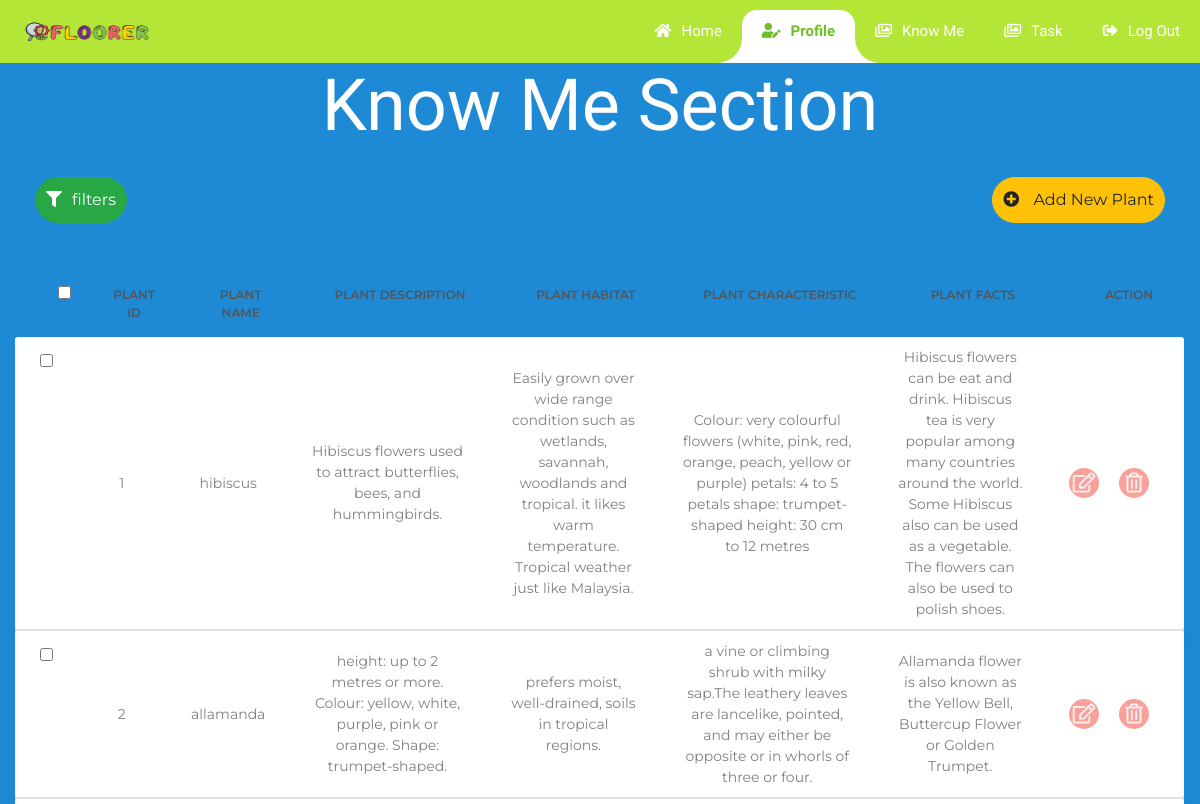
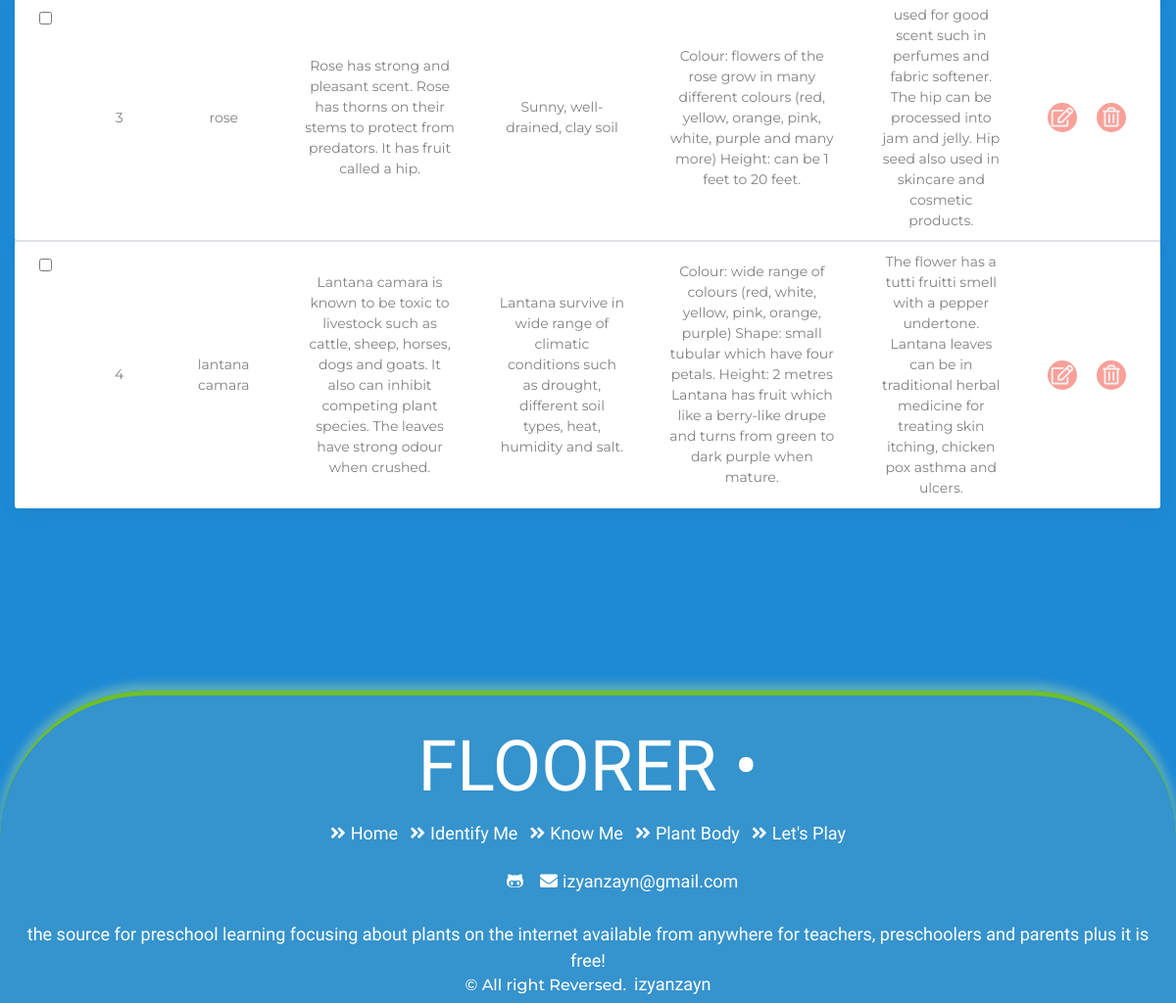
The page /know_me_teacher (signed in) on the database its author committed (2 pictures, top to bottom).
### tables this page shows
CREATE TABLE "know_me" (
	"plant_id"	INTEGER NOT NULL PRIMARY KEY AUTOINCREMENT UNIQUE,
	"plant_name"	STRING,
	"plant_description"	STRING,
	"plant_habitat"	STRING,
	"plant_character"	STRING,
	"plant_fact"	STRING
);

### controller.py (the view)
@app.route('/know_me_teacher')
@login_required
def knowme_teacher():
    items=knowme_teach()
    return render_template ('know_me_teacher.html', items=items)

### model.py (called while the page is built)
def knowme_teach():
    with sql.connect(connect_db) as db:
        qry = 'select know_me.plant_id, know_me.plant_name, know_me.plant_description, know_me.plant_habitat, know_me.plant_character, know_me.plant_fact from know_me'
        result = db.execute(qry)
        return (result)
        def result():
            items = knowme_teach()
            for item in items:
                print (item)

def login_required(f):
    @wraps(f)
    def wrap(*args, **kwargs):
        if 'logged_in' in session:
            return f(*args, **kwargs)
        else :
            flash("You need to login first", "danger")
        return redirect(url_for('/teacher'))
    return wrap

### templates/know_me_teacher.html (shortened to what this page needs)
{% extends "base2.html" %} {% block content %}
<!DOCTYPE html>
<html lang="en">
  <head>
    <link rel="stylesheet" href="./../static/css/know_me_teacher.css" />
  </head>
  <div class="main-content">
    <div class="row">
      <div class="col-md-12">
        <h1 class="text-color display-3 text-center">
          Know Me Section
          <br />
        </h1>
        <div class="table-data-properties pull-right">
          <button class="btn btn-success">
            <i class="fas fa-filter"></i>filters
          </button>
          <button
            type="button"
            class="btn btn-warning pull-right"
            data-toggle="modal"
            data-target="#mymodal"
          >
            <i class="fas fa-plus-circle"></i> Add New Plant
          </button>
        </div>
      </div>
    </div>
                <div class="table-responsive table-responsive-data2">
                  <table class="table table-data2">
                    <thead>
                      <tr>
                        <th>
                          <label class="au-checkbox">
                            <input type="checkbox" />
                          </label>
                        </th>
                        <th>Plant id</th>
                        <th>Plant Name</th>
                        <th>Plant Description</th>
                        <th>Plant Habitat</th>
                        <th>Plant Characteristic</th>
                        <th>Plant Facts</th>
                        <th>Action</th>
                      </tr>
                    </thead>
                    {% for item in items %}
                    <tbody>
                      <tr class="tr-shadow">
                        <td>
                          <label class="au-checkbox">
                            <input type="checkbox" />
                          </label>
                        </td>
                        <td>{{item[0]}}</td>
                        <td>{{item[1]}}</td>
                        <td>{{item[2]}}</td>
                        <td>{{item[3]}}</td>
                        <td>{{item[4]}}</td>
                        <td>{{item[5]}}</td>
                        <td>
                          <div class="table-data-feature">
                            <a
                              href="/updated/{{item[0]}}"
                              class="item"
                              data-toggle="modal"
                              data-target="#modaledit{{item[0]}}"
                            >
                              <i class="far fa-edit"></i>
                            </a>
                            <a
                              href="/deleted/{{item[0]}}"
                              class="item"
                              onclick="return confirm('Are Sure To Delete?')"
                            >
                              <i class="far fa-trash-alt"></i>
                            </a>
                          </div>
                        </td>
                      </tr>
                      {% endfor %}
                    </tbody>
                  </table>
                </div>
  </div>
  {% endblock %}

### static/css/style1.css (style rules this page uses)
* { margin: 0; padding: 0; }
html { scroll-behavior: smooth; height: 100%; }
body { height: 100%; background-color:#1e8ad6; font-family: 'Montserrat', sans-serif; }
h1 { font-family: "Bungee Inline", cursive; font-size: 4.5rem ; color: #ffd003; }
p,a { font-size: 18px; font-weight: 500; color: white; font-family: "Comfortaa", monospace; margin: auto; text-decoration: none; }
i { margin-right: 10px; }

### static/css/know_me_teacher.css (style rules this page uses)
body { margin: 0; text-align: center; }
h1 { color: white; }
.table-data-properties { display: -webkit-box; display: -webkit-flex; display: -moz-box; display: -ms-flexbox; display: flex; -webkit-box-pack: justify; -webkit-justify-content: space-between; -moz-box-pack: justify; -ms-flex-pack: justify; justify-content: space-between; margin-bottom: 28px; }
.table-responsive { padding-right: 1px; border-radius: 50px; }
@media (min-width: 1200px) { .table-responsive { overflow: visible; } }
@media (min-width: 500px) { .table-responsive { overflow: visible; } }
.table-data2 { border-collapse: collapse; overflow: visible; }
.table-data2.table thead th { font-size: 12px; color: #555; text-transform: uppercase; border: none; font-weight: 600; vertical-align: top; padding: 15px 40px; padding-right: 10px; }
.table-data2.table thead th:first-child { padding-right: 0; }
.table-data2.table tbody { background: #fff; border-radius: 50px; }
.table-data2.table tbody tr td:first-child { -webkit-border-top-left-radius: 3px; -moz-border-radius-topleft: 3px; border-top-left-radius: 3px; -webkit-border-bottom-left-radius: 3px; -moz-border-radius-bottomleft: 3px; border-bottom-left-radius: 3px; vertical-align: top; }
.table-data2.table tbody tr td:first-child .au-checkbox { margin-top: 5px; }
.table-data2.table tbody tr td:last-child { -webkit-border-top-right-radius: 3px; -moz-border-radius-topright: 3px; border-top-right-radius: 3px; -webkit-border-bottom-right-radius: 3px; -moz-border-radius-bottomright: 3px; border-bottom-right-radius: 3px; padding-right: 35px; }
.table-data2.table tbody td { font-family:"Montserrat",monospace; font-size: 14px; color: #808080; vertical-align: middle; padding: 10px 25px; padding-right: 20px; border: none; }
.tr-shadow { -webkit-box-shadow: 0px 10px 20px 0px rgba(0, 0, 0, 0.03); -moz-box-shadow: 0px 10px 20px 0px rgba(0, 0, 0, 0.03); box-shadow: 0px 10px 20px 0px rgba(0, 0, 0, 0.03); }
.table-data-feature { margin: auto; display: -webkit-box; display: -webkit-flex; display: -moz-box; display: -ms-flexbox; display: flex; -webkit-box-pack: end; -webkit-justify-content: flex-end; -moz-box-pack: end; -ms-flex-pack: end; justify-content: flex-start; }
.table-data-feature .item { display: block; height: 30px; width: 30px; position: relative; -webkit-border-radius: 100%; -moz-border-radius: 100%; border-radius: 100%; background: #f9a099; margin-right: 20px; }
.table-data-feature .item:last-child { margin-right: 0; }
.table-data-feature .item i { font-size: 20px; color: #f1f1f1; position: absolute; text-decoration: none; top: 50%; left: 50%; -webkit-transform: translate(-50%, -50%); -moz-transform: translate(-50%, -50%); -ms-transform: translate(-50%, -50%); -o-transform: translate(-50%, -50%); transform: translate(-50%, -50%); }
.btn-warning { border-radius: 30px; padding: 10px; margin:20px; }
.btn-success { border-radius: 30px; padding: 10px; margin:20px; }

### rows shown on the page
know_me: plant_id "1", plant_name "hibiscus", plant_description "Hibiscus flowers used to attract butterflies, bees, and hummingbirds.", plant_habitat "Easily grown over wide range condition such as wetlands, savannah, woodlands and tropical. it likes warm temperature. Tropical weather just like Malaysia.", plant_character "Colour: very colourful flowers (white, pink, red, orange, peach, yellow or purple) petals: 4 to 5 petals shape: trumpet-shaped height: 30 cm to 12 metres", plant_fact "Hibiscus flowers can be eat and drink. Hibiscus tea is very popular among many countries around the world. Some Hibiscus also can be used as a vegetable. The flowers can also be used to polish shoes."
know_me: plant_id "2", plant_name "allamanda", plant_description "height: up to 2 metres or more. Colour: yellow, white, purple, pink or orange. Shape: trumpet-shaped.", plant_habitat "prefers moist, well-drained, soils in tropical regions.", plant_character "a vine or climbing shrub with milky sap.The leathery leaves are lancelike, pointed, and may either be opposite or in whorls of three or four.", plant_fact "Allamanda flower is also known as the Yellow Bell, Buttercup Flower or Golden Trumpet."
know_me: plant_id "3", plant_name "rose", plant_description "Rose has strong and pleasant scent. Rose has thorns on their stems to protect from predators. It has fruit called a hip.", plant_habitat "Sunny, well-drained, clay soil", plant_character "Colour: flowers of the rose grow in many different colours (red, yellow, orange, pink, white, purple and many more) Height: can be 1 feet to 20 feet.", plant_fact "used for good scent such in perfumes and fabric softener. The hip can be processed into jam and jelly. Hip seed also used in skincare and cosmetic products."
know_me: plant_id "4", plant_name "lantana camara", plant_description "Lantana camara is known to be toxic to livestock such as cattle, sheep, horses, dogs and goats. It also can inhibit competing plant species. The leaves have strong odour when crushed.", plant_habitat "Lantana survive in wide range of climatic conditions such as drought, different soil types, heat, humidity and salt.", plant_character "Colour: wide range of colours (red, white, yellow, pink, orange, purple) Shape: small tubular which have four petals. Height: 2 metres Lantana has fruit which like a berry-like drupe and turns from green to dark purple when mature.", plant_fact "The flower has a tutti fruitti smell with a pepper undertone. Lantana leaves can be in traditional herbal medicine for treating skin itching, chicken pox asthma and ulcers."
